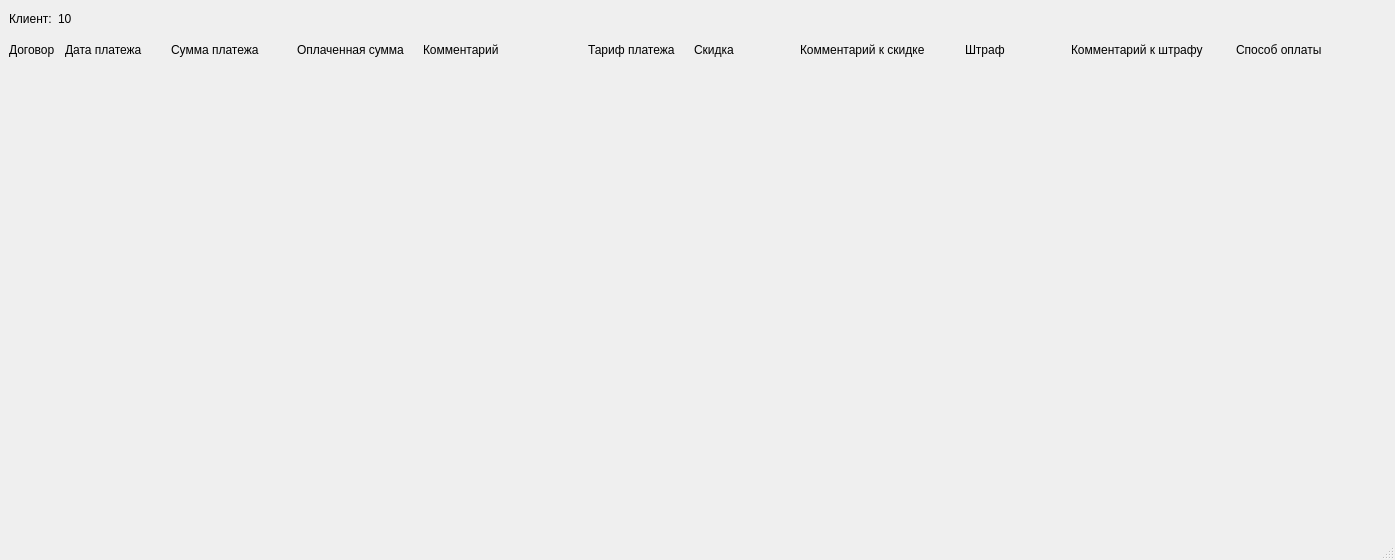
<?xml version="1.0" encoding="UTF-8"?>
<ui version="4.0">
 <class>HistoryPaymentsWindow</class>
 <widget class="QMainWindow" name="HistoryPaymentsWindow">
  <property name="geometry">
   <rect>
    <x>0</x>
    <y>0</y>
    <width>1395</width>
    <height>560</height>
   </rect>
  </property>
  <property name="windowTitle">
   <string>MainWindow</string>
  </property>
  <widget class="QWidget" name="centralwidget">
   <layout class="QVBoxLayout" name="verticalLayout_3">
    <item>
     <layout class="QHBoxLayout" name="horizontalLayout_3">
      <property name="bottomMargin">
       <number>0</number>
      </property>
      <item>
       <widget class="QLabel" name="label">
        <property name="maximumSize">
         <size>
          <width>50</width>
          <height>16777215</height>
         </size>
        </property>
        <property name="text">
         <string>Клиент:</string>
        </property>
       </widget>
      </item>
      <item>
       <widget class="QLabel" name="lbl_id_arendator">
        <property name="maximumSize">
         <size>
          <width>20</width>
          <height>16777215</height>
         </size>
        </property>
        <property name="text">
         <string>10</string>
        </property>
       </widget>
      </item>
      <item>
       <spacer name="horizontalSpacer">
        <property name="orientation">
         <enum>Qt::Horizontal</enum>
        </property>
        <property name="sizeHint" stdset="0">
         <size>
          <width>40</width>
          <height>20</height>
         </size>
        </property>
       </spacer>
      </item>
     </layout>
    </item>
    <item>
     <layout class="QHBoxLayout" name="horizontalLayout">
      <item>
       <widget class="QLabel" name="lbl_id_contract">
        <property name="minimumSize">
         <size>
          <width>50</width>
          <height>30</height>
         </size>
        </property>
        <property name="maximumSize">
         <size>
          <width>50</width>
          <height>16777215</height>
         </size>
        </property>
        <property name="text">
         <string>Договор</string>
        </property>
       </widget>
      </item>
      <item>
       <widget class="QLabel" name="lbl_date_payment">
        <property name="minimumSize">
         <size>
          <width>100</width>
          <height>0</height>
         </size>
        </property>
        <property name="maximumSize">
         <size>
          <width>100</width>
          <height>16777215</height>
         </size>
        </property>
        <property name="text">
         <string>Дата платежа</string>
        </property>
       </widget>
      </item>
      <item>
       <widget class="QLabel" name="lbl_total_pay">
        <property name="minimumSize">
         <size>
          <width>120</width>
          <height>0</height>
         </size>
        </property>
        <property name="maximumSize">
         <size>
          <width>120</width>
          <height>16777215</height>
         </size>
        </property>
        <property name="text">
         <string>Сумма платежа</string>
        </property>
       </widget>
      </item>
      <item>
       <widget class="QLabel" name="lbl_size_payment">
        <property name="minimumSize">
         <size>
          <width>120</width>
          <height>0</height>
         </size>
        </property>
        <property name="maximumSize">
         <size>
          <width>120</width>
          <height>16777215</height>
         </size>
        </property>
        <property name="text">
         <string>Оплаченная сумма</string>
        </property>
       </widget>
      </item>
      <item>
       <widget class="QLabel" name="lbl_comment_pay">
        <property name="sizePolicy">
         <sizepolicy hsizetype="Expanding" vsizetype="Preferred">
          <horstretch>0</horstretch>
          <verstretch>0</verstretch>
         </sizepolicy>
        </property>
        <property name="text">
         <string>Комментарий</string>
        </property>
       </widget>
      </item>
      <item>
       <widget class="QLabel" name="lbl_tarif">
        <property name="minimumSize">
         <size>
          <width>100</width>
          <height>0</height>
         </size>
        </property>
        <property name="maximumSize">
         <size>
          <width>100</width>
          <height>16777215</height>
         </size>
        </property>
        <property name="text">
         <string>Тариф платежа</string>
        </property>
       </widget>
      </item>
      <item>
       <widget class="QLabel" name="lbl_discount">
        <property name="minimumSize">
         <size>
          <width>100</width>
          <height>0</height>
         </size>
        </property>
        <property name="maximumSize">
         <size>
          <width>100</width>
          <height>16777215</height>
         </size>
        </property>
        <property name="text">
         <string>Скидка</string>
        </property>
       </widget>
      </item>
      <item>
       <widget class="QLabel" name="lbl_discount_comment">
        <property name="sizePolicy">
         <sizepolicy hsizetype="Expanding" vsizetype="Preferred">
          <horstretch>0</horstretch>
          <verstretch>0</verstretch>
         </sizepolicy>
        </property>
        <property name="text">
         <string>Комментарий к скидке</string>
        </property>
       </widget>
      </item>
      <item>
       <widget class="QLabel" name="lbl_shtraf">
        <property name="minimumSize">
         <size>
          <width>100</width>
          <height>0</height>
         </size>
        </property>
        <property name="maximumSize">
         <size>
          <width>100</width>
          <height>16777215</height>
         </size>
        </property>
        <property name="text">
         <string>Штраф</string>
        </property>
       </widget>
      </item>
      <item>
       <widget class="QLabel" name="lbl_shtraf_comment">
        <property name="sizePolicy">
         <sizepolicy hsizetype="Expanding" vsizetype="Preferred">
          <horstretch>0</horstretch>
          <verstretch>0</verstretch>
         </sizepolicy>
        </property>
        <property name="text">
         <string>Комментарий к штрафу</string>
        </property>
       </widget>
      </item>
      <item>
       <widget class="QLabel" name="lbl_payments">
        <property name="minimumSize">
         <size>
          <width>150</width>
          <height>0</height>
         </size>
        </property>
        <property name="maximumSize">
         <size>
          <width>150</width>
          <height>16777215</height>
         </size>
        </property>
        <property name="text">
         <string>Способ оплаты</string>
        </property>
       </widget>
      </item>
     </layout>
    </item>
    <item>
     <widget class="QScrollArea" name="scrollArea">
      <property name="frameShape">
       <enum>QFrame::NoFrame</enum>
      </property>
      <property name="lineWidth">
       <number>0</number>
      </property>
      <property name="widgetResizable">
       <bool>true</bool>
      </property>
      <widget class="QWidget" name="scrollAreaWidgetContents">
       <property name="geometry">
        <rect>
         <x>0</x>
         <y>0</y>
         <width>1377</width>
         <height>456</height>
        </rect>
       </property>
       <layout class="QVBoxLayout" name="verticalLayout_2">
        <property name="spacing">
         <number>5</number>
        </property>
        <property name="leftMargin">
         <number>0</number>
        </property>
        <property name="topMargin">
         <number>0</number>
        </property>
        <property name="rightMargin">
         <number>0</number>
        </property>
        <property name="bottomMargin">
         <number>0</number>
        </property>
        <item>
         <layout class="QVBoxLayout" name="layoutItemsHistoryPaymets">
          <property name="spacing">
           <number>0</number>
          </property>
         </layout>
        </item>
        <item>
         <spacer name="verticalSpacer">
          <property name="orientation">
           <enum>Qt::Vertical</enum>
          </property>
          <property name="sizeHint" stdset="0">
           <size>
            <width>20</width>
            <height>40</height>
           </size>
          </property>
         </spacer>
        </item>
       </layout>
      </widget>
     </widget>
    </item>
   </layout>
  </widget>
  <widget class="QStatusBar" name="statusbar"/>
 </widget>
 <resources/>
 <connections/>
</ui>
